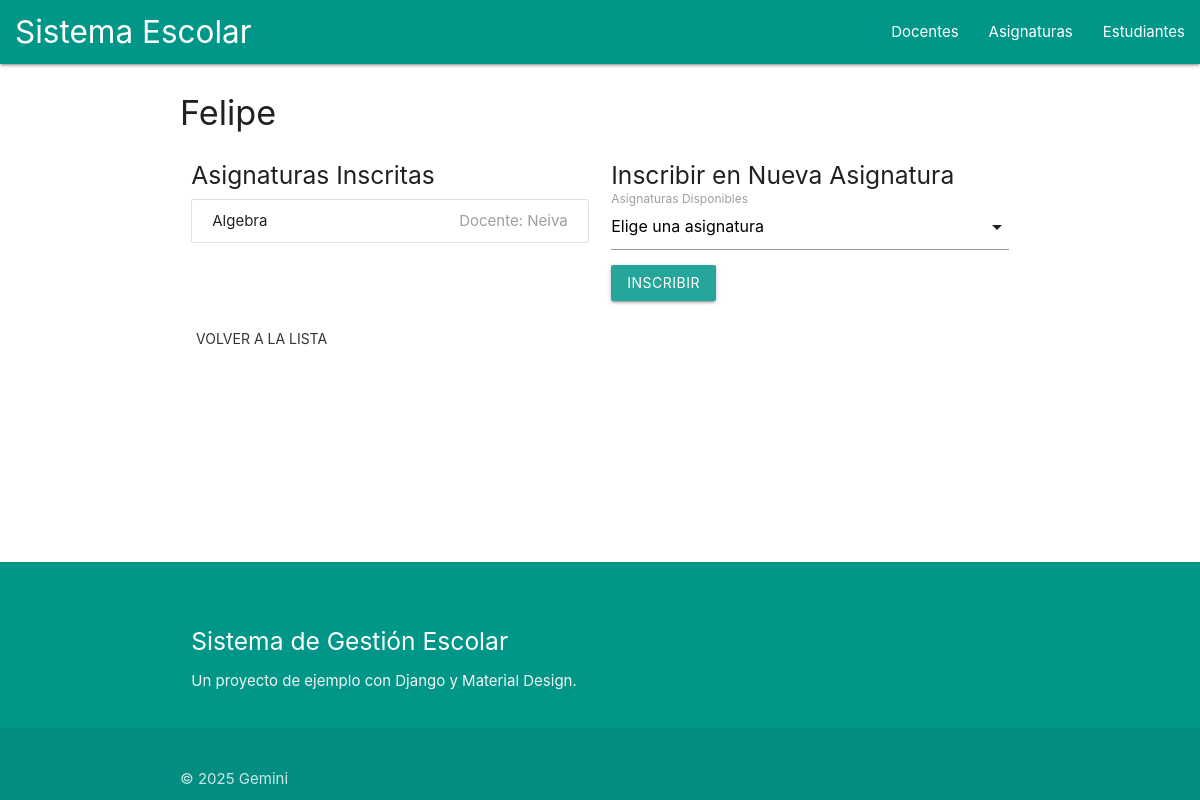
The app's page /estudiantes/1/ with its own data.
### escuela/models.py (models this page shows, shortened)
class Estudiante(models.Model):
    nombre = models.CharField(max_length=100)
    asignaturas = models.ManyToManyField(Asignatura, through='Inscripcion')

class Asignatura(models.Model):
    nombre = models.CharField(max_length=100)
    docente = models.ForeignKey(Docente, on_delete=models.CASCADE, related_name='asignaturas')

class Docente(models.Model):
    nombre = models.CharField(max_length=100)

### escuela/views.py (the view)
# urls.py: path('estudiantes/<int:pk>/', estudiante_detail, name='estudiante_detail'),
def estudiante_detail(request, pk):
    estudiante = get_object_or_404(Estudiante, pk=pk)
    if request.method == 'POST':
        asignatura_id = request.POST.get('asignatura')
        if asignatura_id:
            asignatura = get_object_or_404(Asignatura, pk=asignatura_id)
            Inscripcion.objects.get_or_create(estudiante=estudiante, asignatura=asignatura)
    asignaturas_inscritas = estudiante.asignaturas.all()
    todas_las_asignaturas = Asignatura.objects.exclude(id__in=asignaturas_inscritas.values_list('id', flat=True))
    return render(request, 'escuela/estudiante_detail.html', {
        'estudiante': estudiante,
        'asignaturas_inscritas': asignaturas_inscritas,
        'todas_las_asignaturas': todas_las_asignaturas
    })

### escuela/templates/escuela/estudiante_detail.html (shortened to what this page needs)
{% extends 'escuela/base.html' %}
{% block content %}
<h4>{{ estudiante.nombre }}</h4>
<div class="row">
    <div class="col s12 m6">
        <h5>Asignaturas Inscritas</h5>
        <ul class="collection">
            {% for asignatura in asignaturas_inscritas %}
                <li class="collection-item">
                    {{ asignatura.nombre }}
                    <span class="right grey-text">Docente: {{ asignatura.docente.nombre }}</span>
                </li>
            {% empty %}
                <li class="collection-item">El estudiante no está inscrito en ninguna asignatura.</li>
            {% endfor %}
        </ul>
    </div>
    <div class="col s12 m6">
        <h5>Inscribir en Nueva Asignatura</h5>
        <form method="post">
            <div class="input-field">
                <label>Asignaturas Disponibles</label>
            </div>
            <button type="submit" class="btn waves-effect waves-light">Inscribir</button>
        </form>
    </div>
</div>
<a href="{% url 'estudiante_list' %}" class="btn-flat waves-effect waves-light">Volver a la lista</a>
{% endblock %}

### escuela/templates/escuela/base.html (style rules this page uses)
body { display: flex; min-height: 100vh; flex-direction: column; }

### records on screen
Estudiante: nombre "Felipe"
Asignatura: nombre "Algebra", docente.nombre "Neiva"
